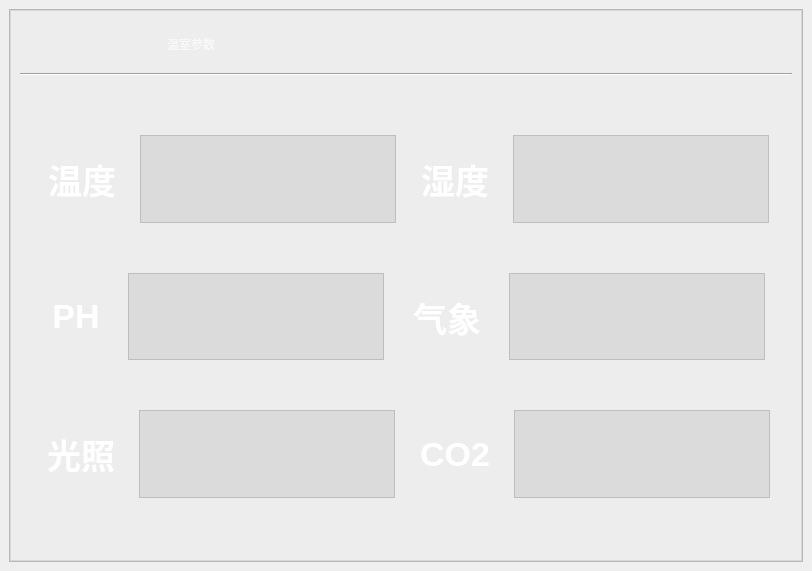
<?xml version="1.0" encoding="UTF-8"?>
<ui version="4.0">
 <class>window_2</class>
 <widget class="QMainWindow" name="window_2">
  <property name="geometry">
   <rect>
    <x>0</x>
    <y>0</y>
    <width>812</width>
    <height>571</height>
   </rect>
  </property>
  <property name="windowTitle">
   <string>MainWindow</string>
  </property>
  <widget class="QWidget" name="centralwidget">
   <layout class="QHBoxLayout" name="horizontalLayout_7">
    <item>
     <widget class="QFrame" name="frame">
      <property name="styleSheet">
       <string notr="true">#frame{
	
	border-image: url(:/icon/img_icon/森林.jpg);
}</string>
      </property>
      <property name="frameShape">
       <enum>QFrame::StyledPanel</enum>
      </property>
      <property name="frameShadow">
       <enum>QFrame::Raised</enum>
      </property>
      <layout class="QHBoxLayout" name="horizontalLayout_6">
       <property name="spacing">
        <number>7</number>
       </property>
       <property name="leftMargin">
        <number>0</number>
       </property>
       <property name="topMargin">
        <number>0</number>
       </property>
       <property name="rightMargin">
        <number>0</number>
       </property>
       <property name="bottomMargin">
        <number>0</number>
       </property>
       <item>
        <widget class="QFrame" name="frame_2">
         <property name="styleSheet">
          <string notr="true">#frame_2{
	
	background-color: rgba(234, 234, 234,100);
}
QPushButton{font-family: &quot;Microsoft YaHei&quot;;
font-size: 34px;
font-weight: bold;
color:white;
text-align: center center;
padding-left: 5px;
padding-right: 5px;
padding-top: 4px;
padding-bottom: 4px;
border-style: solid;
border-width: 0px;
border-color: rgba(255, 255, 255, 255);
border-radius: 3px;
background-color: rgba(200, 200, 200,0);}

QPushButton:focus{outline: none;}

QPushButton::pressed{font-family: &quot;Microsoft YaHei&quot;;
                     font-size: 34px;
                     font-weight: bold;
                     color:rgb(200,200,200);
                     text-align: center center;
                     padding-left: 5px;
                     padding-right: 5px;
                     padding-top: 4px;
                     padding-bottom: 4px;
                     border-style: solid;
                     border-width: 0px;
                     border-color: rgba(255, 255, 255, 255);
                     border-radius: 3px;
                     background-color:  #bf513b;}

QPushButton::disabled{font-family: &quot;Microsoft YaHei&quot;;
                     font-size: 34px;
                     font-weight: bold;
                     color:rgb(200,200,200);
                     text-align: center center;
                     padding-left: 5px;
                     padding-right: 5px;
                     padding-top: 4px;
                     padding-bottom: 4px;
                     border-style: solid;
                     border-width: 0px;
                     border-color: rgba(255, 255, 255, 255);
                     border-radius: 3px;
                     background-color:  #bf513b;}
QPushButton::hover {
border-style: solid;
border-width: 0px;
border-radius: 0px;
background-color: rgba(48,148,243,80);}</string>
         </property>
         <property name="frameShape">
          <enum>QFrame::StyledPanel</enum>
         </property>
         <property name="frameShadow">
          <enum>QFrame::Raised</enum>
         </property>
         <layout class="QVBoxLayout" name="verticalLayout_3" stretch="1,0,10">
          <item>
           <layout class="QHBoxLayout" name="horizontalLayout_2" stretch="0,0,0,1,0,0">
            <item>
             <widget class="QPushButton" name="pushButton_back">
              <property name="sizePolicy">
               <sizepolicy hsizetype="Minimum" vsizetype="Preferred">
                <horstretch>0</horstretch>
                <verstretch>0</verstretch>
               </sizepolicy>
              </property>
              <property name="styleSheet">
               <string notr="true">border-image: url(:/icon/img_icon/返回.png);</string>
              </property>
              <property name="text">
               <string/>
              </property>
             </widget>
            </item>
            <item>
             <spacer name="horizontalSpacer">
              <property name="orientation">
               <enum>Qt::Horizontal</enum>
              </property>
              <property name="sizeHint" stdset="0">
               <size>
                <width>40</width>
                <height>20</height>
               </size>
              </property>
             </spacer>
            </item>
            <item>
             <widget class="QLabel" name="label">
              <property name="styleSheet">
               <string notr="true">#label{
	
	color: rgb(249, 249, 249);
	font: 28pt &quot;华文仿宋&quot;;
}</string>
              </property>
              <property name="text">
               <string>温室参数</string>
              </property>
              <property name="alignment">
               <set>Qt::AlignCenter</set>
              </property>
             </widget>
            </item>
            <item>
             <widget class="QLabel" name="label_time">
              <property name="styleSheet">
               <string notr="true">color: rgb(205, 255, 148);
font: 36pt &quot;仿宋&quot;;</string>
              </property>
              <property name="text">
               <string/>
              </property>
             </widget>
            </item>
            <item>
             <spacer name="horizontalSpacer_3">
              <property name="orientation">
               <enum>Qt::Horizontal</enum>
              </property>
              <property name="sizeHint" stdset="0">
               <size>
                <width>40</width>
                <height>20</height>
               </size>
              </property>
             </spacer>
            </item>
            <item>
             <layout class="QHBoxLayout" name="horizontalLayout">
              <item>
               <widget class="QPushButton" name="pushButton_min">
                <property name="sizePolicy">
                 <sizepolicy hsizetype="Minimum" vsizetype="Preferred">
                  <horstretch>0</horstretch>
                  <verstretch>0</verstretch>
                 </sizepolicy>
                </property>
                <property name="styleSheet">
                 <string notr="true">border-image: url(:/icon/img_icon/最小化.png);</string>
                </property>
                <property name="text">
                 <string/>
                </property>
               </widget>
              </item>
              <item>
               <widget class="QPushButton" name="pushButton_close">
                <property name="sizePolicy">
                 <sizepolicy hsizetype="Minimum" vsizetype="Preferred">
                  <horstretch>0</horstretch>
                  <verstretch>0</verstretch>
                 </sizepolicy>
                </property>
                <property name="styleSheet">
                 <string notr="true">border-image: url(:/icon/img_icon/关闭.png);</string>
                </property>
                <property name="text">
                 <string/>
                </property>
               </widget>
              </item>
             </layout>
            </item>
           </layout>
          </item>
          <item>
           <widget class="Line" name="line">
            <property name="orientation">
             <enum>Qt::Horizontal</enum>
            </property>
           </widget>
          </item>
          <item>
           <widget class="QWidget" name="widget" native="true">
            <layout class="QVBoxLayout" name="verticalLayout" stretch="1,2,1,2,1,2,1">
             <item>
              <spacer name="verticalSpacer">
               <property name="orientation">
                <enum>Qt::Vertical</enum>
               </property>
               <property name="sizeHint" stdset="0">
                <size>
                 <width>20</width>
                 <height>38</height>
                </size>
               </property>
              </spacer>
             </item>
             <item>
              <layout class="QHBoxLayout" name="horizontalLayout_3">
               <item>
                <spacer name="horizontalSpacer_2">
                 <property name="orientation">
                  <enum>Qt::Horizontal</enum>
                 </property>
                 <property name="sizeHint" stdset="0">
                  <size>
                   <width>13</width>
                   <height>20</height>
                  </size>
                 </property>
                </spacer>
               </item>
               <item>
                <widget class="QPushButton" name="pushButton">
                 <property name="sizePolicy">
                  <sizepolicy hsizetype="Preferred" vsizetype="Preferred">
                   <horstretch>0</horstretch>
                   <verstretch>0</verstretch>
                  </sizepolicy>
                 </property>
                 <property name="text">
                  <string>温度</string>
                 </property>
                </widget>
               </item>
               <item>
                <spacer name="horizontalSpacer_4">
                 <property name="orientation">
                  <enum>Qt::Horizontal</enum>
                 </property>
                 <property name="sizeHint" stdset="0">
                  <size>
                   <width>13</width>
                   <height>20</height>
                  </size>
                 </property>
                </spacer>
               </item>
               <item>
                <widget class="QTextBrowser" name="textBrowser">
                 <property name="sizePolicy">
                  <sizepolicy hsizetype="Preferred" vsizetype="Preferred">
                   <horstretch>0</horstretch>
                   <verstretch>0</verstretch>
                  </sizepolicy>
                 </property>
                 <property name="maximumSize">
                  <size>
                   <width>500</width>
                   <height>100</height>
                  </size>
                 </property>
                 <property name="styleSheet">
                  <string notr="true">background-color: rgba(190, 190, 190,100);</string>
                 </property>
                </widget>
               </item>
               <item>
                <spacer name="horizontalSpacer_5">
                 <property name="orientation">
                  <enum>Qt::Horizontal</enum>
                 </property>
                 <property name="sizeHint" stdset="0">
                  <size>
                   <width>13</width>
                   <height>20</height>
                  </size>
                 </property>
                </spacer>
               </item>
               <item>
                <widget class="QPushButton" name="pushButton_5">
                 <property name="sizePolicy">
                  <sizepolicy hsizetype="Preferred" vsizetype="Preferred">
                   <horstretch>0</horstretch>
                   <verstretch>0</verstretch>
                  </sizepolicy>
                 </property>
                 <property name="text">
                  <string>湿度</string>
                 </property>
                </widget>
               </item>
               <item>
                <spacer name="horizontalSpacer_6">
                 <property name="orientation">
                  <enum>Qt::Horizontal</enum>
                 </property>
                 <property name="sizeHint" stdset="0">
                  <size>
                   <width>13</width>
                   <height>20</height>
                  </size>
                 </property>
                </spacer>
               </item>
               <item>
                <widget class="QTextBrowser" name="textBrowser_2">
                 <property name="maximumSize">
                  <size>
                   <width>16777215</width>
                   <height>100</height>
                  </size>
                 </property>
                 <property name="styleSheet">
                  <string notr="true">background-color: rgba(190, 190, 190,100);</string>
                 </property>
                </widget>
               </item>
               <item>
                <spacer name="horizontalSpacer_7">
                 <property name="orientation">
                  <enum>Qt::Horizontal</enum>
                 </property>
                 <property name="sizeHint" stdset="0">
                  <size>
                   <width>13</width>
                   <height>20</height>
                  </size>
                 </property>
                </spacer>
               </item>
              </layout>
             </item>
             <item>
              <spacer name="verticalSpacer_3">
               <property name="orientation">
                <enum>Qt::Vertical</enum>
               </property>
               <property name="sizeHint" stdset="0">
                <size>
                 <width>20</width>
                 <height>38</height>
                </size>
               </property>
              </spacer>
             </item>
             <item>
              <layout class="QHBoxLayout" name="horizontalLayout_4">
               <item>
                <spacer name="horizontalSpacer_9">
                 <property name="orientation">
                  <enum>Qt::Horizontal</enum>
                 </property>
                 <property name="sizeHint" stdset="0">
                  <size>
                   <width>13</width>
                   <height>20</height>
                  </size>
                 </property>
                </spacer>
               </item>
               <item>
                <widget class="QPushButton" name="pushButton_2">
                 <property name="sizePolicy">
                  <sizepolicy hsizetype="Preferred" vsizetype="Preferred">
                   <horstretch>0</horstretch>
                   <verstretch>0</verstretch>
                  </sizepolicy>
                 </property>
                 <property name="text">
                  <string>PH</string>
                 </property>
                </widget>
               </item>
               <item>
                <spacer name="horizontalSpacer_10">
                 <property name="orientation">
                  <enum>Qt::Horizontal</enum>
                 </property>
                 <property name="sizeHint" stdset="0">
                  <size>
                   <width>13</width>
                   <height>20</height>
                  </size>
                 </property>
                </spacer>
               </item>
               <item>
                <widget class="QTextBrowser" name="textBrowser_3">
                 <property name="maximumSize">
                  <size>
                   <width>16777215</width>
                   <height>100</height>
                  </size>
                 </property>
                 <property name="styleSheet">
                  <string notr="true">background-color: rgba(190, 190, 190,100);</string>
                 </property>
                </widget>
               </item>
               <item>
                <spacer name="horizontalSpacer_11">
                 <property name="orientation">
                  <enum>Qt::Horizontal</enum>
                 </property>
                 <property name="sizeHint" stdset="0">
                  <size>
                   <width>13</width>
                   <height>20</height>
                  </size>
                 </property>
                </spacer>
               </item>
               <item>
                <widget class="QPushButton" name="pushButton_6">
                 <property name="sizePolicy">
                  <sizepolicy hsizetype="Preferred" vsizetype="Preferred">
                   <horstretch>0</horstretch>
                   <verstretch>0</verstretch>
                  </sizepolicy>
                 </property>
                 <property name="text">
                  <string>气象</string>
                 </property>
                </widget>
               </item>
               <item>
                <spacer name="horizontalSpacer_12">
                 <property name="orientation">
                  <enum>Qt::Horizontal</enum>
                 </property>
                 <property name="sizeHint" stdset="0">
                  <size>
                   <width>13</width>
                   <height>20</height>
                  </size>
                 </property>
                </spacer>
               </item>
               <item>
                <widget class="QTextBrowser" name="textBrowser_4">
                 <property name="maximumSize">
                  <size>
                   <width>16777215</width>
                   <height>100</height>
                  </size>
                 </property>
                 <property name="styleSheet">
                  <string notr="true">background-color: rgba(190, 190, 190,100);</string>
                 </property>
                </widget>
               </item>
               <item>
                <spacer name="horizontalSpacer_8">
                 <property name="orientation">
                  <enum>Qt::Horizontal</enum>
                 </property>
                 <property name="sizeHint" stdset="0">
                  <size>
                   <width>13</width>
                   <height>20</height>
                  </size>
                 </property>
                </spacer>
               </item>
              </layout>
             </item>
             <item>
              <spacer name="verticalSpacer_4">
               <property name="orientation">
                <enum>Qt::Vertical</enum>
               </property>
               <property name="sizeHint" stdset="0">
                <size>
                 <width>20</width>
                 <height>38</height>
                </size>
               </property>
              </spacer>
             </item>
             <item>
              <layout class="QHBoxLayout" name="horizontalLayout_5">
               <item>
                <spacer name="horizontalSpacer_17">
                 <property name="orientation">
                  <enum>Qt::Horizontal</enum>
                 </property>
                 <property name="sizeHint" stdset="0">
                  <size>
                   <width>13</width>
                   <height>20</height>
                  </size>
                 </property>
                </spacer>
               </item>
               <item>
                <widget class="QPushButton" name="pushButton_3">
                 <property name="sizePolicy">
                  <sizepolicy hsizetype="Preferred" vsizetype="Preferred">
                   <horstretch>0</horstretch>
                   <verstretch>0</verstretch>
                  </sizepolicy>
                 </property>
                 <property name="text">
                  <string>光照</string>
                 </property>
                </widget>
               </item>
               <item>
                <spacer name="horizontalSpacer_16">
                 <property name="orientation">
                  <enum>Qt::Horizontal</enum>
                 </property>
                 <property name="sizeHint" stdset="0">
                  <size>
                   <width>13</width>
                   <height>20</height>
                  </size>
                 </property>
                </spacer>
               </item>
               <item>
                <widget class="QTextBrowser" name="textBrowser_6">
                 <property name="maximumSize">
                  <size>
                   <width>16777215</width>
                   <height>100</height>
                  </size>
                 </property>
                 <property name="styleSheet">
                  <string notr="true">background-color: rgba(190, 190, 190,100);</string>
                 </property>
                </widget>
               </item>
               <item>
                <spacer name="horizontalSpacer_14">
                 <property name="orientation">
                  <enum>Qt::Horizontal</enum>
                 </property>
                 <property name="sizeHint" stdset="0">
                  <size>
                   <width>13</width>
                   <height>20</height>
                  </size>
                 </property>
                </spacer>
               </item>
               <item>
                <widget class="QPushButton" name="pushButton_4">
                 <property name="sizePolicy">
                  <sizepolicy hsizetype="Preferred" vsizetype="Preferred">
                   <horstretch>0</horstretch>
                   <verstretch>0</verstretch>
                  </sizepolicy>
                 </property>
                 <property name="text">
                  <string>CO2</string>
                 </property>
                </widget>
               </item>
               <item>
                <spacer name="horizontalSpacer_15">
                 <property name="orientation">
                  <enum>Qt::Horizontal</enum>
                 </property>
                 <property name="sizeHint" stdset="0">
                  <size>
                   <width>13</width>
                   <height>20</height>
                  </size>
                 </property>
                </spacer>
               </item>
               <item>
                <widget class="QTextBrowser" name="textBrowser_5">
                 <property name="maximumSize">
                  <size>
                   <width>16777215</width>
                   <height>100</height>
                  </size>
                 </property>
                 <property name="styleSheet">
                  <string notr="true">background-color: rgba(190, 190, 190,100);</string>
                 </property>
                </widget>
               </item>
               <item>
                <spacer name="horizontalSpacer_13">
                 <property name="orientation">
                  <enum>Qt::Horizontal</enum>
                 </property>
                 <property name="sizeHint" stdset="0">
                  <size>
                   <width>13</width>
                   <height>20</height>
                  </size>
                 </property>
                </spacer>
               </item>
              </layout>
             </item>
             <item>
              <spacer name="verticalSpacer_2">
               <property name="orientation">
                <enum>Qt::Vertical</enum>
               </property>
               <property name="sizeHint" stdset="0">
                <size>
                 <width>20</width>
                 <height>38</height>
                </size>
               </property>
              </spacer>
             </item>
            </layout>
           </widget>
          </item>
         </layout>
        </widget>
       </item>
      </layout>
     </widget>
    </item>
   </layout>
  </widget>
 </widget>
 <resources>
  <include location="img_ui.qrc"/>
 </resources>
 <connections/>
</ui>
